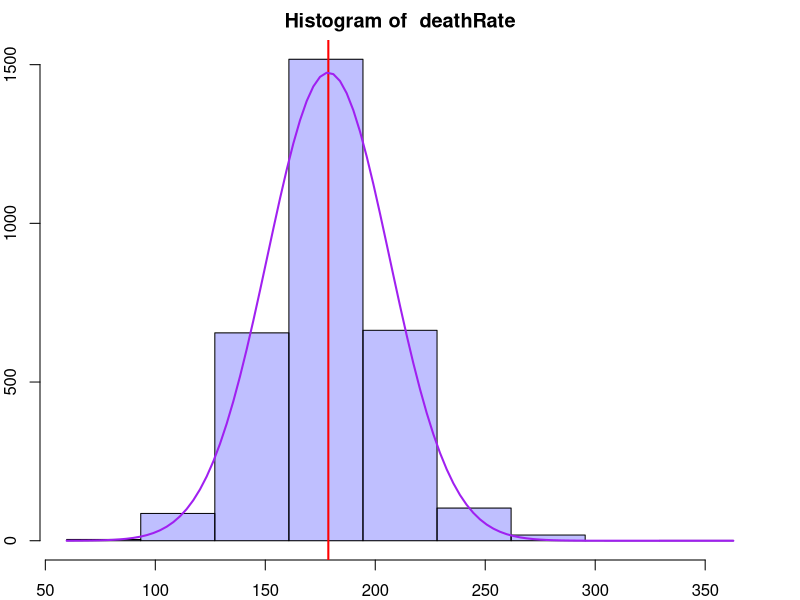
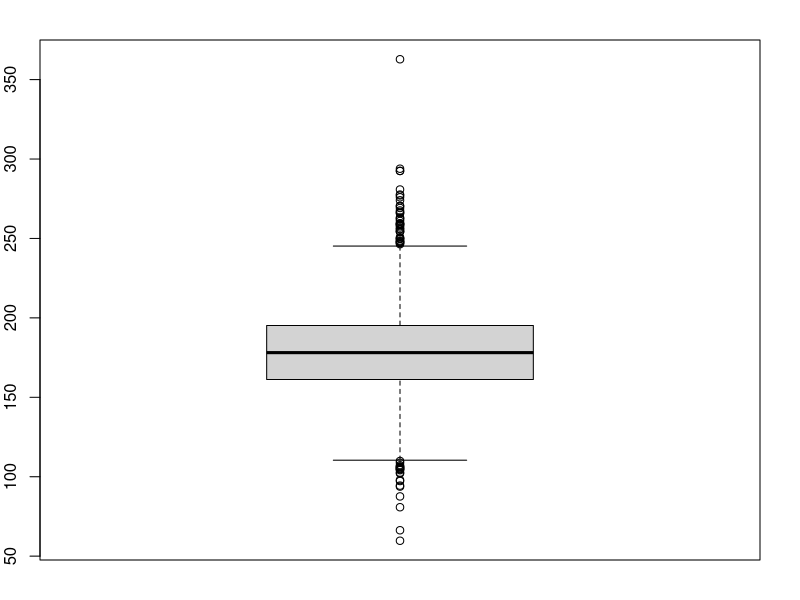
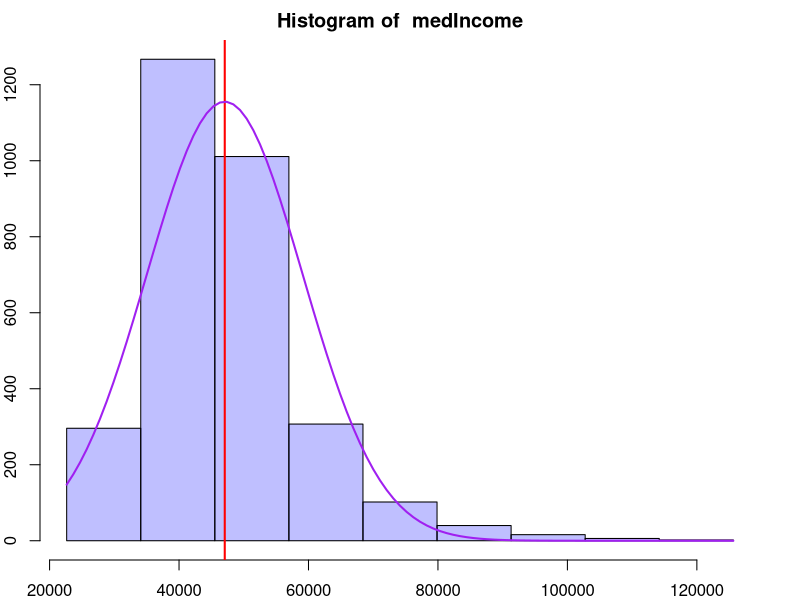
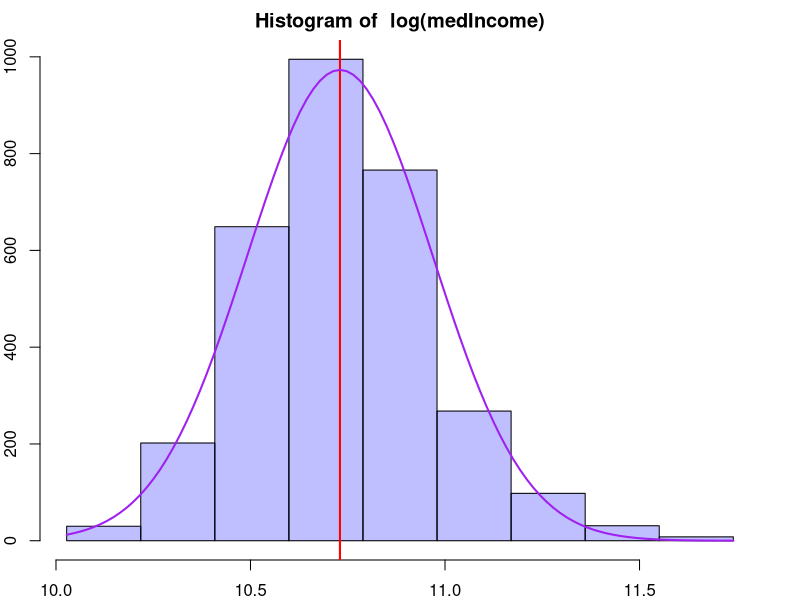
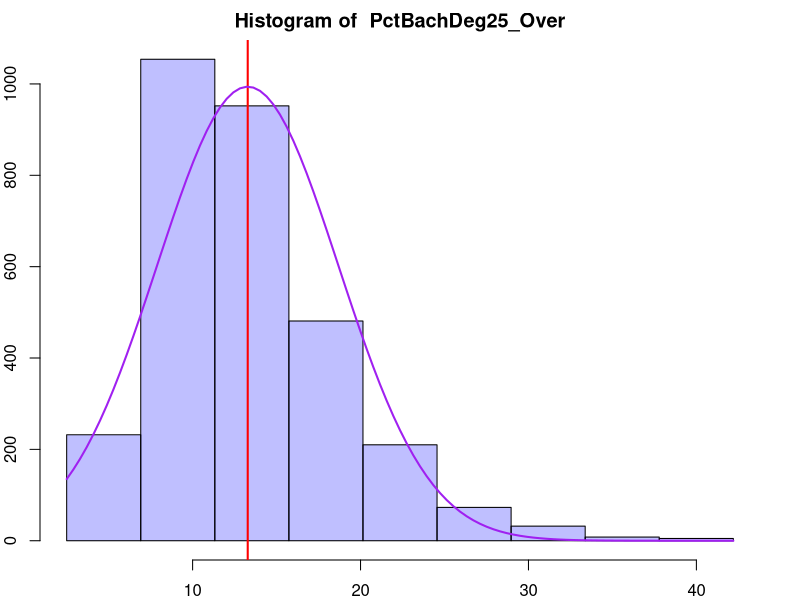
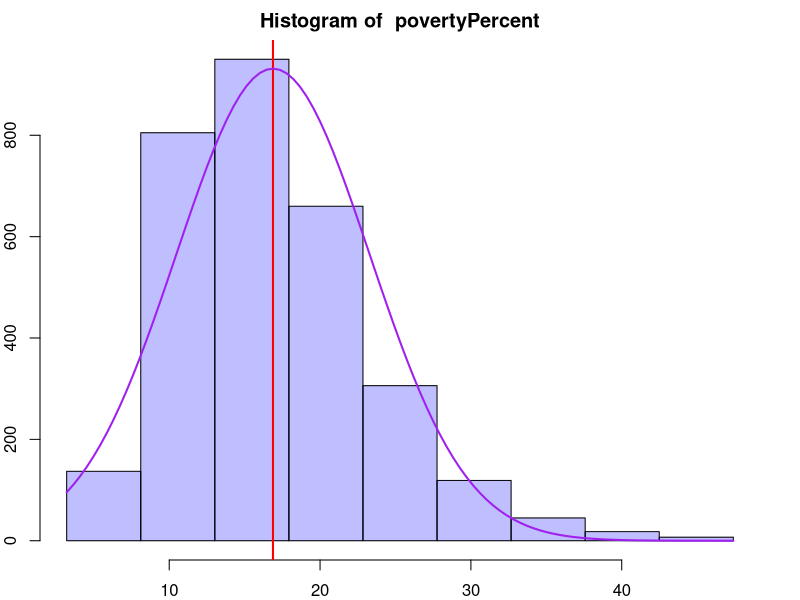
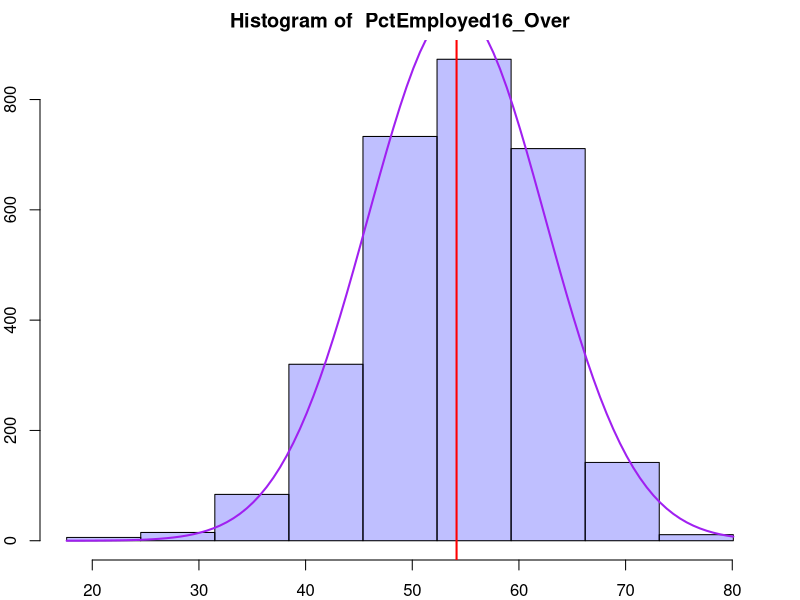
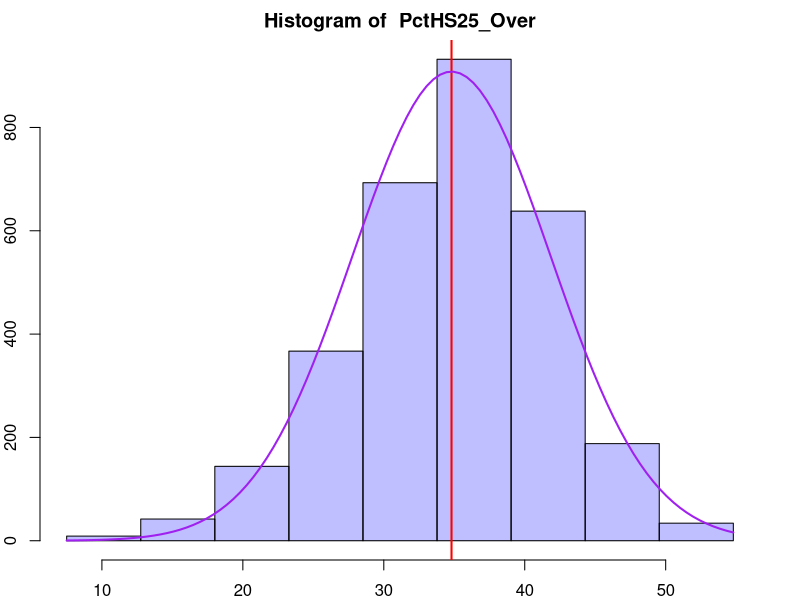

Write R code to recreate these figures, in order.
## ---- chunk 1
knitr::opts_chunk$set(echo = TRUE)
## ---- chunk 2
Cancer = read.csv('cancer.csv')
par(mar = rep(2, 4))
## ---- chunk 3
colnames(Cancer)
## ---- chunk 4
summary(Cancer)
attach(Cancer)
## ---- chunk 5
# convenient wrapper function for a prettier histogram
histWithNorm <- function(vec, name) {
  # calculate the breaks for the histogram
  vecMin <- min(vec, na.rm=TRUE)
  vecMax <- max(vec, na.rm=TRUE)
  breaks <- seq(vecMin, vecMax, length.out=10) 
  vecHist <- hist(
    vec, col=rgb(0,0,1,1/4),
    breaks=breaks,
    main=paste("Histogram of ",name),
    xlab=name
  )
  
  # add a red line down the mean
  vecMean <- mean(vec, na.rm=TRUE)
  abline(v = vecMean, col="red", lwd=2)
  
  # plot a normal distribution over the histogram to visually compare the distributions
  vecSd <- sd(vec, na.rm=TRUE)
  # create the domain. span 6 sd's centered at the mean
  x <- seq(vecMean - 3 * vecSd, vecMean + 3 * vecSd, length.out=100)
  # get the width between each break
  histWidth <- breaks[2] - breaks[1]
  # calculate the area of the histogram and use it as the scale factor
  scaleFactor <- sum(histWidth * vecHist$counts)
  curve(dnorm(x, mean=vecMean, sd=vecSd) * scaleFactor, add=TRUE, col="purple", lwd=2)
}
## ---- chunk 6
histWithNorm(deathRate, "deathRate")
boxplot(deathRate)
## ---- chunk 7
# function that counts the number of elements in a vector that satisfy the predicate
# convenient for checking certain sanity bounds and counting how many are out of 
# the bounds
count.by <- function(vec, predicate) {
  yes <- 0
  no <- 0
  for (n in vec) {
    if (predicate(n)) {
      yes <- yes + 1
    } else {
      no <- no + 1
    }
  }
  return(c(yes, no))
}
## ---- chunk 8
count.by(AvgHouseholdSize, function(num) num < 1)
cleanAvgHouseholdSize <- AvgHouseholdSize >= 1
## ---- chunk 9
count.by(MedianAge, function(num) num >= 200)
cleanMedianAge <- MedianAge < 200
## ---- chunk 10
count.by(PctEmployed16_Over, is.na)
cleanPctEmployed16_Over <- !is.na(PctEmployed16_Over)
## ---- chunk 11
count.by(PctSomeCol18_24, is.na)
cleanPctSomeCol18_24 <- !is.na(PctSomeCol18_24)
## ---- chunk 12
histWithNorm(medIncome, "medIncome")
histWithNorm(log(medIncome), "log(medIncome)")
## ---- chunk 13
Cancer$logMedIncome <- log(medIncome)
## ---- chunk 14
histWithNorm(PctBachDeg25_Over, "PctBachDeg25_Over")
histWithNorm(povertyPercent, "povertyPercent")
histWithNorm(PctEmployed16_Over, "PctEmployed16_Over")
histWithNorm(PctHS25_Over, "PctHS25_Over")
histWithNorm(PctPublicCoverage, "PctPublicCoverage")
histWithNorm(PctPrivateCoverage, "PctPrivateCoverage")
histWithNorm(PctUnemployed16_Over, "PctUnemployed16_Over")
## ---- chunk 15
# some columns were added, so lets update the attached version
detach(Cancer)
attach(Cancer)
## ---- chunk 16
# get just the numeric columns
numericColumns <- sapply(Cancer, is.numeric)
NumericCancer <- Cancer[, numericColumns]
# get each correlations with each column
correlations <- apply(NumericCancer, 2, function(col) cor(col, deathRate))
correlations <- correlations[!is.na(correlations)]
## ---- chunk 17
# clean the  out of PctEmployed16_Over and calculate correlation
corPctEmployed16_Over <- cor(PctEmployed16_Over[cleanPctEmployed16_Over],
                             deathRate[cleanPctEmployed16_Over])
# append it to the vector of correlations and name the entry
correlations <- c(correlations, corPctEmployed16_Over)
names(correlations)[length(correlations)] <- "PctEmployed16_Over"

# add the rest of the cleaned variables
corPctSomeCol18_24 <- cor(PctSomeCol18_24[cleanPctSomeCol18_24],
                          deathRate[cleanPctSomeCol18_24])
correlations <- c(correlations, corPctSomeCol18_24)
names(correlations)[length(correlations)] <- "PctSomeCol18_24"

corAvgHouseholdSize <- cor(AvgHouseholdSize[cleanAvgHouseholdSize],
                           deathRate[cleanAvgHouseholdSize])
correlations <- c(correlations, corAvgHouseholdSize)
names(correlations)[length(correlations)] <- "cleanAvgHouseholdSize"

corMedianAge <- cor(MedianAge[cleanMedianAge],
                    deathRate[cleanMedianAge])
correlations <- c(correlations, corMedianAge)
names(correlations)[length(correlations)] <- "cleanMedianAge"
## ---- chunk 18
correlations
## ---- chunk 19
# sort them
correlations <- correlations[order(abs(correlations), decreasing=TRUE)]
# remove the cor of deathRate with itself, which is 1, and always the first element after sorting
correlations <- correlations[2:length(correlations)]
correlations <- correlations[abs(correlations) >= 0.3]
correlations
## ---- chunk 20
plotInfo <- function(vec, name, corr) {
  plot(vec, deathRate, cex=0.2, sub=paste("r = ", corr), xlab=name, main=paste("deathRate vs ", name))
}

for (i in 1:length(correlations)) {
  name <- names(correlations)[i]
  plotInfo(unlist(Cancer[name]), name, correlations[i])
}
## ---- chunk 21

# Race-related variables
raceVars = Cancer[, c("PctWhite", "PctBlack", "PctAsian", "PctOtherRace")]

# get each correlations with each column
raceCors <- apply(raceVars, 2, function(col) cor(col, deathRate))

for (i in 1:length(raceCors)) {
  name <- names(raceCors)[i]
  plotInfo(unlist(Cancer[name]), name, raceCors[i])
}
## ---- chunk 22

plotInfoPctBlack <- function(vec, name, corr) {
  plot(vec, Cancer$PctBlack, cex=0.2, sub=paste("r = ", corr), xlab=name, main=paste("PctBlack vs ", name))
}

plotInfoPctBlack(Cancer$povertyPercent, "povertyPercent", cor(Cancer$PctBlack, Cancer$povertyPercent))
plotInfoPctBlack(Cancer$PctUnemployed16_Over, "PctUnemployed16_Over", cor(Cancer$PctBlack, Cancer$PctUnemployed16_Over))
## ---- chunk 23
plotInfoPctBlack(Cancer$logMedIncome, "logMedIncome", cor(Cancer$PctBlack, Cancer$logMedIncome))
plotInfoPctBlack(Cancer$PctBachDeg25_Over, "PctBachDeg25_Over", cor(Cancer$PctBlack, Cancer$PctBachDeg25_Over))
plotInfoPctBlack(Cancer$PctPrivateCoverage, "PctPrivateCoverage", cor(Cancer$PctBlack, Cancer$PctPrivateCoverage))
## ---- chunk 24

# Marital status-related variables
marriedVars = Cancer[, c("PercentMarried", "PctMarriedHouseholds")]

# get each correlations with each column
marriedCors <- apply(marriedVars, 2, function(col) cor(col, deathRate))

for (i in 1:length(marriedCors)) {
  name <- names(marriedCors)[i]
  plotInfo(unlist(Cancer[name]), name, marriedCors[i])
}
## ---- chunk 25

# `PctMarried`

plotInfoPctMarried <- function(vec, name, corr) {
  plot(vec, Cancer$PercentMarried, cex=0.2, sub=paste("r = ", corr), xlab=name, main=paste("PercentMarried vs ", name))
}

## Variables positively correlated with `deathRate` 
plotInfoPctMarried(Cancer$povertyPercent, "povertyPercent", cor(Cancer$PercentMarried, Cancer$povertyPercent))
plotInfoPctMarried(Cancer$PctUnemployed16_Over, "PctUnemployed16_Over", cor(Cancer$PercentMarried, Cancer$PctUnemployed16_Over))

## Variables negetively correlated with `deathRate` 
plotInfoPctMarried(Cancer$logMedIncome, "logMedIncome", cor(Cancer$PercentMarried, Cancer$logMedIncome))
plotInfoPctMarried(Cancer$PctBachDeg25_Over, "PctBachDeg25_Over", cor(Cancer$PercentMarried, Cancer$PctBachDeg25_Over))
plotInfoPctMarried(Cancer$PctPrivateCoverage, "PctPrivateCoverage", cor(Cancer$PercentMarried, Cancer$PctPrivateCoverage))

# `PctMarriedHouseholds`

plotInfoPctMarriedHouseholds <- function(vec, name, corr) {
  plot(vec, Cancer$PctMarriedHouseholds, cex=0.2, sub=paste("r = ", corr), xlab=name, main=paste("PctMarriedHouseholds vs ", name))
}

## Variables positively correlated with `deathRate` 
plotInfoPctMarriedHouseholds(Cancer$povertyPercent, "povertyPercent", cor(Cancer$PctMarriedHouseholds, Cancer$povertyPercent))
plotInfoPctMarriedHouseholds(Cancer$PctUnemployed16_Over, "PctUnemployed16_Over", cor(Cancer$PctMarriedHouseholds, Cancer$PctUnemployed16_Over))

## Variables negetively correlated with `deathRate` 
plotInfoPctMarriedHouseholds(Cancer$logMedIncome, "logMedIncome", cor(Cancer$PctMarriedHouseholds, Cancer$logMedIncome))
plotInfoPctMarriedHouseholds(Cancer$PctBachDeg25_Over, "PctBachDeg25_Over", cor(Cancer$PctMarriedHouseholds, Cancer$PctBachDeg25_Over))
plotInfoPctMarriedHouseholds(Cancer$PctPrivateCoverage, "PctPrivateCoverage", cor(Cancer$PctMarriedHouseholds, Cancer$PctPrivateCoverage))
## ---- chunk 26
names(correlations)
